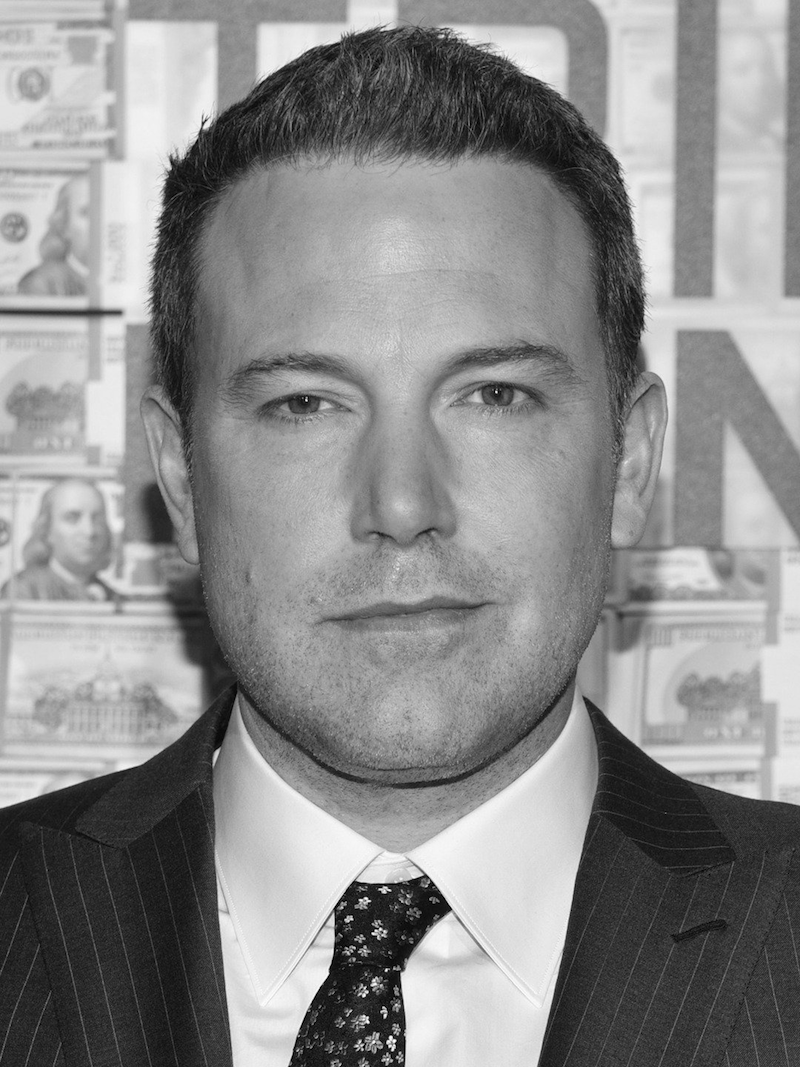
#> input picture HW2/affleck_gray.png, 800 x 1067 px
$ jupyter execute hw2.ipynb
#> lines starting #> are read from the running program, lines starting #| are printed output that depends on the picture
HW_2 Code and Report
Author: Aaron Dhillon

[cell 1]
import skimage
from skimage import io
import numpy as np
import matplotlib.pyplot as plt
from skimage import filters

Problem 1: Perform Gaussian smoothing on the grayscale image affleck_gray.png (or
affleck_gray_flip.png). Try with multiple sigma values, starting with larger values
(e.g., from 20 to .5). When does the face become recognizable to your friends? [2 pts]

**Discussion**: It became more clear to my friends around a sigma value of 6 that this is Ben Affleck. Although I know who it is I believe for most it wouldn't be recognizable until closer to 3 or 4.

[cell 2]
sigma = 0.5 # use different values
faceIm = io.imread("affleck_gray.png").astype('float64')
#> faceIm: shape (1067, 800) float64; min 0, max 254, mean 139.4
# ‘truncate’ builds filter to 3*sigma size
gIm = filters.gaussian(faceIm, sigma=sigma, truncate=3)
io.imshow(gIm/255) # float images need range of 0-1
plt.axis("image")

Problem 2: Write a function to compute and display the 2D Gaussian derivative masks Gx and Gy for a given sigma. Sample the Gaussian derivative/gradient (2D) equation
directly (see class notes) at the appropriate x,y (row, col) locations. Note: each mask is a square 2D matrix. Please ensure that the positive derivative lobe is on the side of the increasing direction of each axis for each mask (use a negative sign in your equations if needed). Plot each mask (either in 2D or 3D). [3 pts]

[cell 3]
def gaussDeriv2D(sigma):
#> called with sigma = 0.5
    r = int(np.ceil(3 * sigma))   # mask radius
    y, x = np.mgrid[-r:r+1, -r:r+1]  # coordinate grid

    # Normalization factor and Gaussian exponent
    norm = 1.0 / (2.0 * np.pi * sigma**4)
    exp_term = np.exp(-(x**2 + y**2) / (2.0 * sigma**2))

    # Derivatives of Gaussian
    Gx = (x * norm) * exp_term
    Gy = (y * norm) * exp_term

    # === Display ===
    fig, axes = plt.subplots(1, 2, figsize=(10, 4))
    im0 = axes[0].imshow(Gx, cmap="bwr")
    axes[0].set_title(f"Gx (σ={sigma})")
    axes[0].axis("off")
    plt.colorbar(im0, ax=axes[0], fraction=0.046, pad=0.04)

    im1 = axes[1].imshow(Gy, cmap="bwr")
    axes[1].set_title(f"Gy (σ={sigma})")
    axes[1].axis("off")
    plt.colorbar(im1, ax=axes[1], fraction=0.046, pad=0.04)

    plt.show()
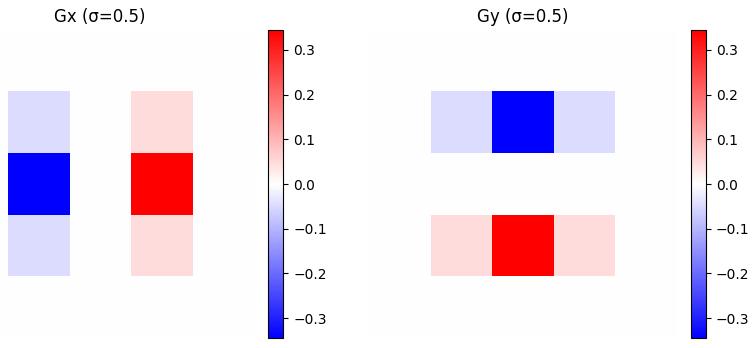
#> figure drawn by matplotlib, 4 panels

    return Gx, Gy

sigma = 0.5
Gx,Gy = gaussDeriv2D(sigma)

Problem 3: Compute and display the gradient magnitude of an image (search the web for an interesting image that has strong vertical and horizontal boundaries; convert to
grayscale if necessary; make sure to upload the image with your code in the Carmen
submission). [2 pts]

[cell 4]
from skimage import io, color, img_as_float

# prep for q3
Im0 = io.imread("strong.jpeg")  # <- replace with your file
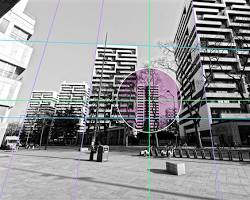
#> input picture HW2/strong.jpeg, 250 x 200 px
#> Im0 is the input picture: shape (200, 250, 3); mean R, G, B 146.1, 146.1, 147.8
Im = img_as_float(color.rgb2gray(Im0)) if Im0.ndim == 3 else img_as_float(Im0)


import scipy
gxIm = scipy.ndimage.convolve(Im, Gx, mode='nearest')
gyIm = scipy.ndimage.convolve(Im, Gy, mode='nearest')
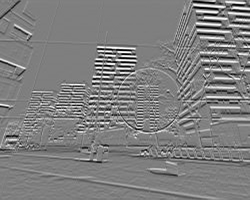
#> gyIm: shape (200, 250) float64; min -0.438, max 0.439, mean 1.23e-05; drawn with min black and max white
magIm = np.sqrt(gxIm**2 + gyIm**2)
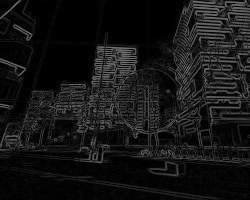
#> magIm: shape (200, 250) float64; min 1.01e-17, max 0.5, mean 0.0839

plt.figure(); io.imshow(gxIm, cmap='gray'); plt.title('gxIm'); plt.axis('off')
plt.figure(); io.imshow(gyIm, cmap='gray'); plt.title('gyIm'); plt.axis('off')
plt.figure(); io.imshow(magIm, cmap='gray'); plt.title('magIm'); plt.axis('off')

Problem 4: Threshold and display the magnitude image with different threshold T levels. [2 pts]

**Discussion**: Noisy at smaller T and lots of edges. As T gets larger, the image gets smoother and smoother. Only stronger edges are preserved.

[cell 5]
# Try multiple thresholds
for T in [0.1, 0.2, 0.3, 0.5]:
    tIm = magIm > T
    plt.figure()
    io.imshow(tIm, cmap='gray')
    plt.title(f'Threshold T={T}')
    plt.axis('off')
#> this loop made 4 passes
#> pass 1, `tIm = magIm > T`:
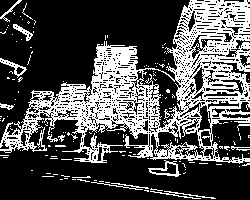
#> tIm: shape (200, 250) bool; 30.7% white in thin lines or dots

Problem 5: Compare the above results with the Sobel masks. [2 pts]

**Discussion:** Sobel tends to produce thinner but noisier edges—at low thresholds it lights up a lot of texture. Gaussian edges are cleaner because σ controls pre-smoothing; with a moderate σ they suppress noise and yield smoother edges.

[cell 6]
# 1) Compute Sobel responses in horizontal (x) and vertical (y) directions
fxIm = filters.sobel_h(Im)   # horizontal filter (x-derivative)
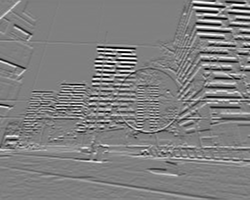
#> fxIm: shape (200, 250) float64; min -0.999, max 0.994, mean -2.75e-05; drawn with min black and max white
fyIm = filters.sobel_v(Im)   # vertical filter (y-derivative)
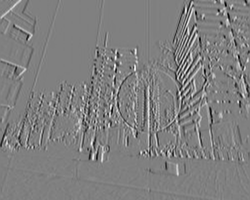
#> fyIm: shape (200, 250) float64; min -0.955, max 0.945, mean -0.00336; drawn with min black and max white

# 2) Gradient magnitude
magIm_sobel = np.sqrt(fxIm**2 + fyIm**2)
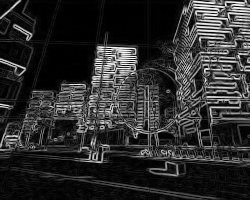
#> magIm_sobel: shape (200, 250) float64; min 0, max 0.999, mean 0.179

# 3) Threshold (same T values you tried in Q4 for fair comparison)
for T in [0.1, 0.2, 0.3, 0.5]:
    tIm = magIm_sobel > T
    plt.figure()
    io.imshow(tIm, cmap='gray')
    plt.title(f'Sobel Thresholded (T={T})')
    plt.axis('off')
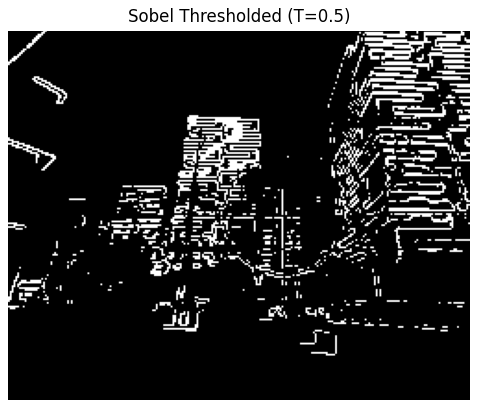
#> figure drawn by matplotlib, 1 panel

Problem 6: Run the canny edge detector on your image and display the default results. How does it compare? (Note: You’ll likely need to play around with the sigma value to get a decent result.) [2 pts]

**Discussion**: The Canny edge detector gave the cleanest results compared to my earlier methods. Unlike thresholding or Sobel, the edges were much thinner and more continuous, with far less random noise. When I tried different sigma values, a small sigma kept a lot of detail but added some noise, while a larger sigma removed fine details but made the main outlines clearer.

[cell 7]
from skimage import feature

# Try default sigma = 1 first
cannyIm = feature.canny(Im, sigma=1)
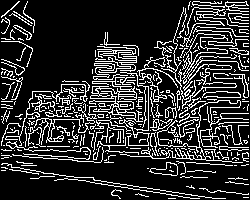
#> cannyIm: shape (200, 250) bool; 19.1% white in thin lines or dots

plt.figure()
io.imshow(cannyIm, cmap='gray')
plt.title('Canny Edge Detector (σ=1)')
plt.axis('off')
#> Out = (-0.5, 249.5, 199.5, -0.5)
